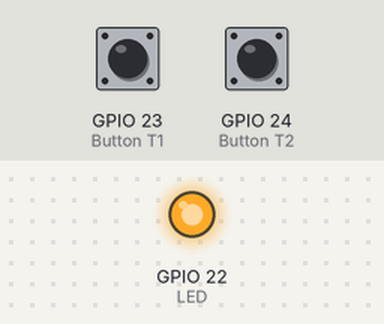
Bench run of a program on a simulated Raspberry Pi (BCM pin numbers). Parts: output pins drawn as LEDs (lit = HIGH). The inputs (shaded band) are chosen by the test bench; at power-on: GPIO 23 (Button T1) LOW, GPIO 24 (Button T2) LOW. Random numbers come from a fixed seed; the clock reads 2024-03-15 10:24:30 at power-on unless the program sets it; what the program prints to the terminal is not drawn.

Above: at 1.2 s.
1.3 s: GPIO 23 (Button T1) pulled HIGH for 3 s
10.1 s: GPIO 24 (Button T2) pulled HIGH for 3 s
Timing chart, 0 to 13.1 s (numbered marks = the images above; inputs shaded):
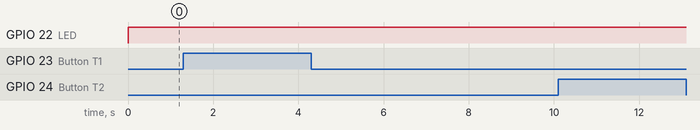

The program:

button_reaction.py
```python
from gpiozero import LED, Button
from time import sleep, time
import random

T1 = Button(23, pull_up=False)
T2 = Button(24, pull_up=False)
LED = LED(22)

while True:
    LED.on()
    print('Start!')
    sleep(random.uniform(3, 8))
    LED.off()
    start = time()
    if T1.is_pressed:
        end = time()
        print('T1 win time: {end - start}s!')
    elif T2.is_pressed:
        end = time()
        print(f'T2 win time: {end - start}s!')
```
